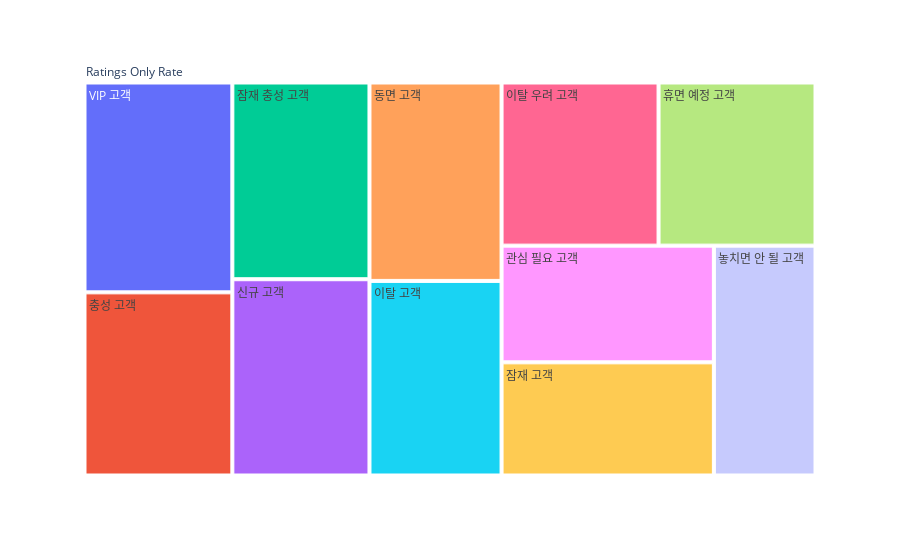

The notebook cell this image was saved under:
### Code cell
# 고객등급별 리뷰 메세지가 없는 비율
df3 = data.groupby('segment')['review_comment_message'].apply(lambda x: x.isnull().mean()*100).reset_index()
df3.rename(columns = {'review_comment_message' : 'null_review'}, inplace = True)

fig = px.treemap(df3, path = [px.Constant('Ratings Only Rate'), 'segment'], values='null_review')
fig.show()

### Figure 1 — Plotly figure (JSON) as saved in the notebook; plotly's stock layout.template omitted (floating-point values rounded to 4 significant figures)
{"data": [{"branchvalues": "total", "domain": {"x": [0, 1], "y": [0, 1]}, "hovertemplate": "labels=%{label}<br>null_review=%{value}<br>parent=%{parent}<br>id=%{id}<extra></extra>", "ids": ["Ratings Only Rate/VIP 고객", "Ratings Only Rate/관심 필요 고객", "Ratings Only Rate/놓치면 안 될 고객", "Ratings Only Rate/동면 고객", "Ratings Only Rate/신규 고객", "Ratings Only Rate/이탈 고객", "Ratings Only Rate/이탈 우려 고객", "Ratings Only Rate/잠재 고객", "Ratings Only Rate/잠재 충성 고객", "Ratings Only Rate/충성 고객", "Ratings Only Rate/휴면 예정 고객", "Ratings Only Rate"], "labels": ["VIP 고객", "관심 필요 고객", "놓치면 안 될 고객", "동면 고객", "신규 고객", "이탈 고객", "이탈 우려 고객", "잠재 고객", "잠재 충성 고객", "충성 고객", "휴면 예정 고객", "Ratings Only Rate"], "name": "", "parents": ["Ratings Only Rate", "Ratings Only Rate", "Ratings Only Rate", "Ratings Only Rate", "Ratings Only Rate", "Ratings Only Rate", "Ratings Only Rate", "Ratings Only Rate", "Ratings Only Rate", "Ratings Only Rate", "Ratings Only Rate", ""], "type": "treemap", "values": [72.56, 57.94, 54.63, 61.29, 62.94, 60.1, 59.89, 56.19, 63.08, 63.32, 59.88, 671.8]}], "layout": {"legend": {"tracegroupgap": 0}, "margin": {"t": 60}}}
